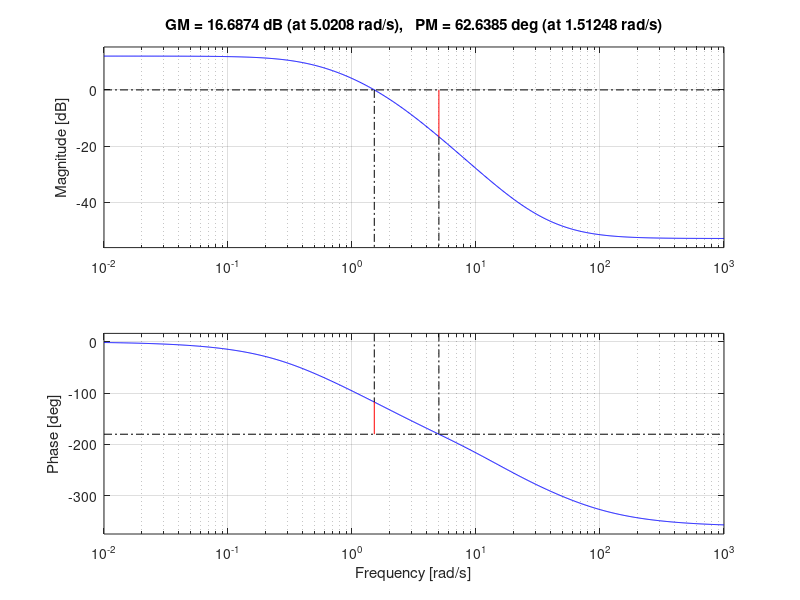
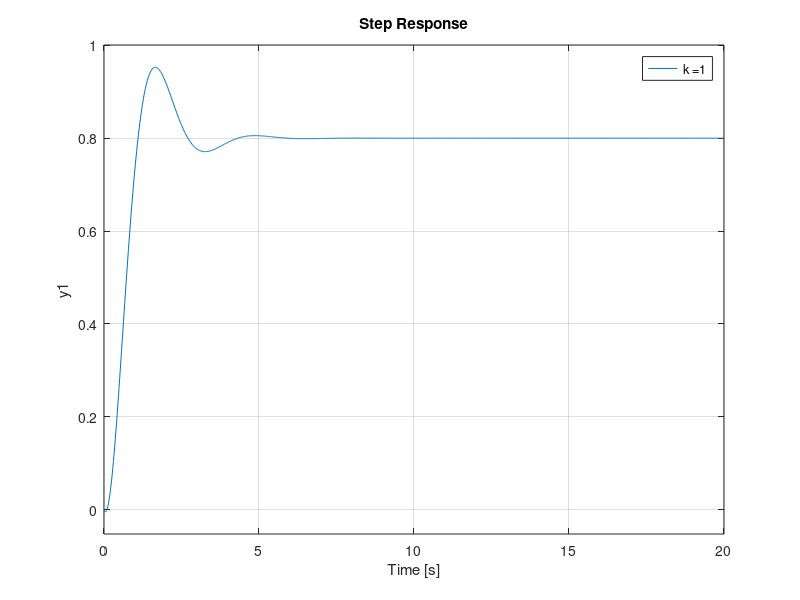

MATLAB code to generate these figures, in order: (Note: this script raises an error after producing the figures.)
clc;
clear all;
close all;
% Sampling time
T = 0.1;
% Define the continuous-time process transfer function
Gp = tf(4, [1 2.5 1]);
% Define the continuous-time feedback transfer function
H = tf(1, [0.05 1]);
% Define the Tf before adding the gain
Tf_Orignal = (Gp / (1+ H * Gp) );
% get Loop in w domain while k =1
Loop_w = d2c(c2d(Gp * H,T,'zoh'),'tustin');
FeedForward_w = d2c(c2d(Gp,T,'zoh'),'tustin');
Tf_in_w = (FeedForward_w)/(1+Loop_w);
% plot bode plot for system of k = 1
figure;
margin(Loop_w);
% Get the Step response
figure;
step(Tf_in_w);
legend(strcat('k = ', num2str(1)));
% Get discrete open loop Gain in Z-Domain
GH_Z= c2d(Gp * H , T, 'zoh') ; 
% Get the numerator and denominator of the discretized transfer functions
[num_GH_Z, den_GH_Z] = tfdata(GH_Z, 'v');
% Define symbolic variables
syms K z
% Convert the numeric transfer functions to symbolic forms
GH_loop = poly2sym(num_GH_Z, z) / poly2sym(den_GH_Z, z);
% Compute ESS
Kp = subs(GH_loop, z, 1) * K ;
ess = 1 / ( 1 + Kp) ;
% Solve for K to achieve ESS = 10%
eqn = ess == 0.1;
K = double(solve(eqn, K));
disp('The value of K to achieve ESS = 10% is:');
disp(K);
%% get response of system before compensator
FeedForward_z=c2d(K*Gp,T,'zoh');
Loop_z=c2d(K* Gp * H,T,'zoh');
Tf_in_discrete = FeedForward_z/(1+Loop_z);
Tf_in_discrete = minreal(Tf_in_discrete);

% get Loop in w domain 
Loop_w = d2c(Loop_z,'tustin');
FeedForward_w = d2c(FeedForward_z,'tustin');
Tf_in_w = (FeedForward_w)/(1+Loop_w);
% step response in w domain
figure;
step(Tf_in_w);
legend(strcat('k = ', num2str(K)));
% Gain margin, Phase margin
figure;
margin(Loop_w);

%define required phase margin
PM_req = 50;
%get pole-zero location for compensator
[zero_location,pole_location, phi_max] = get_pole_zero_for_lead_compensator(Loop_w,PM_req);
%open sisotool
% sisotool(Loop_w);
%% design compensator
Gc_w = tf([0.4 1],[0.085 1]);
Gc_z = c2d(Gc_w,T,'tustin');
%observe resposne after adding compensator
Loop_z_new = Loop_z * Gc_z;
FeedForward_z_new = FeedForward_z * Gc_z;
%convert new loop to w domain
Loop_w_new = d2c(Loop_z_new,'tustin');
FeedForward_w_new = d2c(FeedForward_z_new,'tustin');
%step response
Tf_in_w_new = FeedForward_w_new / (1 + Loop_w_new);
figure;
step(Tf_in_w_new);
%bode plot of new response
figure;
margin(Loop_w_new);
%% check Ess
syms  z
% Get the numerator and denominator of the discretized transfer functions
[num_GH_Z, den_GH_Z] = tfdata(Loop_z_new, 'v');
% Convert the numeric transfer functions to symbolic forms
GH_loop = poly2sym(num_GH_Z, z) / poly2sym(den_GH_Z, z);
Kp = subs(GH_loop, z, 1) ;
ess = 1 / ( 1 + Kp) ;
disp('The new value of Ess is in %');
disp(double(ess * 100));
%% check Phase Margin theoretical
omega = 3.62 ;
phase = angle(evalfr(Loop_w_new , 1i * omega )) * 180 /pi ;
PM_theoretical=phase+180;
disp('The theoretical PM is ');
disp(PM_theoretical);
%% Function to calculate pole-zero location of compensator
function [zero_location , pole_location, phi_max] = get_pole_zero_for_lead_compensator(tfElement, PM_required)
%calculate alpha and phi max for design of compensator
[~,Pm] = margin(tfElement);
%calculate phi max with safety factor 10 degree
SF = 10;
phi_max = PM_required - Pm + SF;
%get alpha
alpha = (1-sin(phi_max*(pi/180)))/(1+sin(phi_max*(pi/180)));
% Target magnitude (desired loop gain)
target_gain = 10 * log(alpha); % Specify the desired magnitude
%estimate frequecny at which taget gain exist
[mag, ~ ,wout] = bode(tfElement);
mag = squeeze(mag);
% Find the frequency closest to the target gain
Wgc_new = interp1(20*log10(mag), wout,target_gain);              
% get gamma
gamma = 1/(sqrt(alpha) * Wgc_new);
% calculate pole
pole_location = 1 / (gamma * alpha);
%zero location
zero_location = 1 /(gamma);
% print zero-pole location
fprintf("zero location will be : %f \npole location will be : %f \n",zero_location,pole_location);
end
